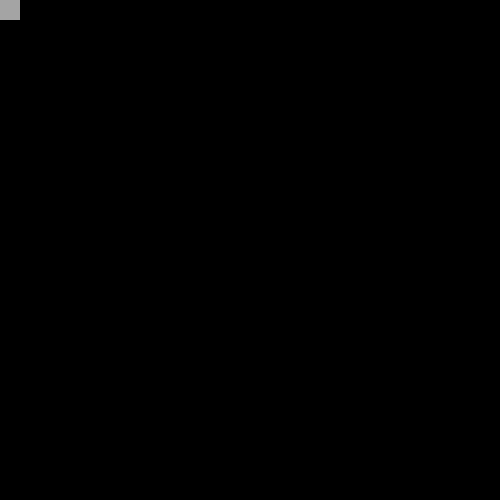
Frame 1 (no input)
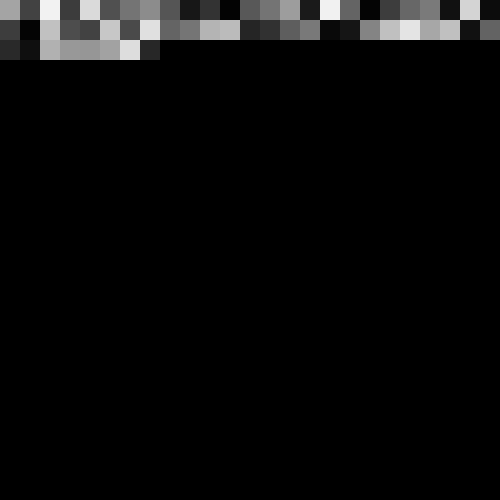
Frame 60 (the mouse pressed at the canvas centre just before this capture)
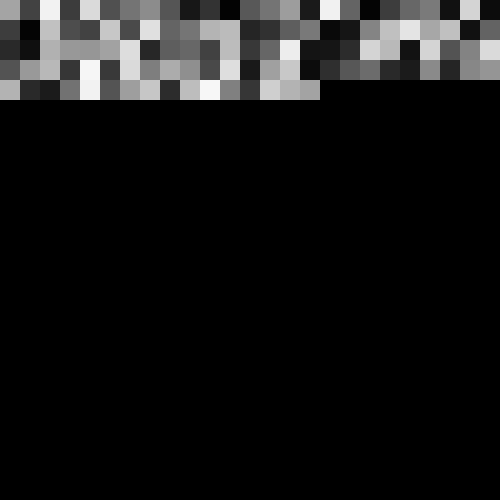
Frame 120 (the mouse held since frame 60 and released just before this capture)

The Processing sketch that drew these frames (run headless with seeded random() and noise(); from frame 60 on, the mouse is pressed at the canvas centre):

// Processing sketch: ejemplo_05
// ── ejemplo_05.pde
int posicion_x; // declaro una variable entera
int posicion_y; //  y otra
int ancho; // y otra


void setup() {
  size(500, 500);
  posicion_x = 0; // guardo 0 en la variable
  posicion_y = 0; // guardo 0 en la variable
  noStroke(); // quito el contorno
  background(0); // pinto el fondo de negro una vez
  ancho = 20; // guardo 20 en la variable
}


void draw() {


  fill(random(255)); // elijo un valor al azar para controlar el valor de gris de relleno de figuras
  rect(posicion_x, posicion_y, ancho, ancho); // dibujo un rectángulo usando las variables posicion_x y posicion_y para controlar la posicion del rectángulo
  // y el contenido de la variable ancho para controlar el tamaño del rectángulo
  posicion_x += ancho; // en cada ciclo de draw(), aumento la posición en el valor que esté guardado en la variable "ancho"
  if (posicion_x > width) { // si el valor de posición_x es mayor que el ancho de la pantalla
    posicion_x = 0; // vuelvo la variable a 0, es decir, vuelvo al inicio de la pantalla
    posicion_y += ancho; // y aumento la variable posicion_y en el valor de ancho, es decir, salto un renglón para abajo
    if (posicion_y > height) { // si el valor de posición_y es mayor que el alto de la pantalla
      posicion_y = 0; // vuelvo la variable a 0, es decir, vuelvo al inicio de la pantalla
    }
  }
}
